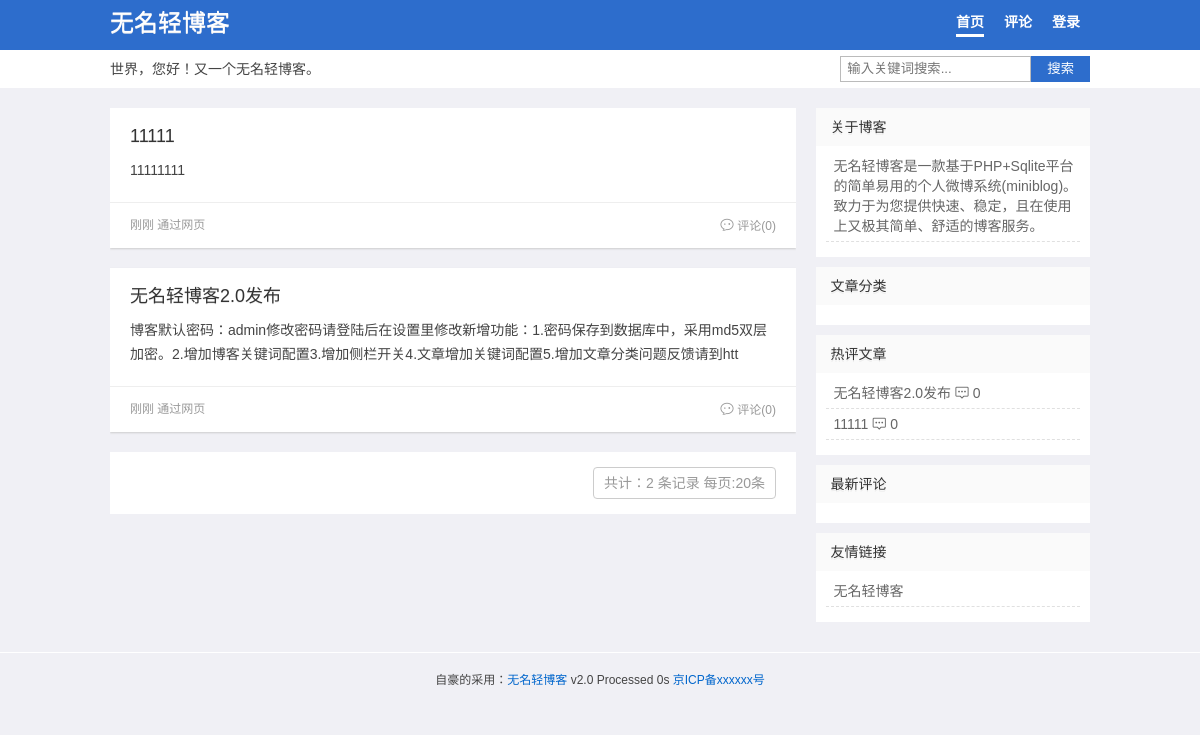
The page / on the database its author committed.
### tables this page shows
CREATE TABLE "Set" (id INT (1), webuser VARCHAR (10), webtitle VARCHAR (20), webkey VARCHAR (100), webpass VARCHAR (32), webdesc VARCHAR (255), webmenu TEXT, webclass VARCHAR (100), plsh INT (1), rewrite INT (1), safecode INT (1), icp VARCHAR (20), widget INT (1) DEFAULT (1));

CREATE TABLE Log (id INTEGER PRIMARY KEY AUTOINCREMENT, title VARCHAR (100), "key" VARCHAR (100), sum VARCHAR (200), content TEXT, pic VARCHAR (200), pics VARCHAR (500), fm VARCHAR (20), atime DATETIME DEFAULT (datetime('now', 'localtime')), ist INT (1) DEFAULT (0), num INTEGER DEFAULT (0), pass VARCHAR (32), hide INT (1) DEFAULT (0), lock INT (1) DEFAULT (0), tid INT (2) DEFAULT (0));

CREATE TABLE Wid (id INTEGER PRIMARY KEY AUTOINCREMENT, title VARCHAR (20), html TEXT, ord INT DEFAULT (1));

### index.php (called while the page is built, shortened)
<?php
$t1 = microtime(true);
require 'app/class/app.php';
$db = new DbHelpClass();
$p = isset($_GET['p']) ? intval($_GET['p']) : 1;
$act = isset($_GET['act']) ? $_GET['act'] : '';
$s = isset($_GET['s']) ? htmlspecialchars($_GET['s']) : '';
$tid = isset($_GET['tid']) ? $_GET['tid'] : '';
$tid = $tid===''?'':intval($tid);
$file = self();
$per_page = 20;
$start = $per_page * ($p - 1);
if($widget=="1") $wid = $db->getdata("select * from `Wid` order by ord");
switch ($act) {
    default:
        if (empty($s)) {
			if($tid===''){
			   $where =  $admin?'':'where hide=0';
			}else{
			   $where =  $admin?'where tid='.$tid:'where hide=0 and tid='.$tid;
			   $_s = 'tid=' . $tid . '&';
			   $tit = $class[$tid];
			}
            $count = $db->total('`Log`',$where);
            $list = $db->getdata("select * from `Log` $where order by ist desc,atime desc limit $start,$per_page", array());
        }
        $tpl = 'index.php';
}
include 'assets/'.$template .'/'. $tpl;

### assets/qblog/index.php (the view, shortened to what this page needs)
<?php include "head.php";?>
  <div id="content" style="position: relative;">
    <div id="main"<?php if($widget=="0") echo ' class="w100"';?>>
    <?php foreach($list as $v){ ?>
      <div id="log-<?php echo $v['id']; ?>" class="post_list">
	  <?php if($v['title']<>""){?><h2><a href="<?php echo vurl($v['id']); ?>"><?php echo $v['title'];?></a></h2><?php } ?>
      <div class="excerpt">
	  <div class="textPost" data-url="<?php echo vurl($v['id']); ?>"><?php echo $v['sum']; ?></div>
	  </div>
	  <div class="meta">
	  <p class="time"><?php echo timeago($v['atime']);?> 通过<?php echo $v['fm']; ?>
	  </p>
      <p class="navPost"><a href="<?php echo vurl($v['id']);?>"><i class="iconfont">&#xe61e;</i> 评论(<?php echo  $v['num']; ?>)</a>
</p></div></div>
<?php } ?>
	<div class="pagination">
		<span class="info"> 共计：<?php echo $count; ?> 条记录 每页:<?php echo $per_page; ?>条</span><?php echo $pagelist; ?>
	</div>
    </div>
	<?php include ("right.php");?>
  </div>
  </div>
<?php include "foot.php";?>
</body>
</html>

### assets/qblog/head.php (shortened to what this page needs)
<?php if(!defined('wmblog'))exit;?><!DOCTYPE HTML>
<html>
<head>
<link href="assets/<?php echo $template;?>/style.css" rel="stylesheet" type="text/css" />
</head>
<body>
<div id="wrap">
<div id="header">
  <div class="box-m">
    <div class="logo">
      <h2 id="title"><a href="./"><?php echo $webtitle;?></a></h2>
    </div>
    <div id="navigation">
      <ul id="nav">
		<?php webmenu();?>
      </ul>
    </div>
      </div>
	  <div class="other box-m">
	   <div class="desc"><?php echo $webdesc;?></div>
	   <form method="get" class="search-form" action="<?php echo $file;?>"> <input class="search-text" name="s" autocomplete="off" placeholder="输入关键词搜索..." required="required" type="text" value="<?php echo $s;?>"> <button class="search-submit" alt="搜索" type="submit">搜索</button></form>
	   </div>
</div>

### app/class/app.php (shortened to what this page needs)
<?php
$template = 'qblog';
$admin = isset($_SESSION[KEY.'admin'])?$_SESSION[KEY.'admin']:0;
$set = getset();
$webtitle= $set['webtitle'];
$webdesc= $set['webdesc'];
$rewrite = $set['rewrite'];
$icp = $set['icp'];
$widget = $set['widget'];
$class = explode(',',$set['webclass']);
$webmenu = vmenu($set['webmenu']);
require_once ROOT_PATH.'assets/'.$template.'/theme.php';
function webmenu(){
  $menu = array('add'=>'发布','set'=>'设置','wid'=>'边栏','logout'=>'退出');
  global $webmenu,$admin,$file,$widget;
  echo $webmenu;
  if($admin === 0 ){
      echo '<li><a href="'.$file.'?act=login">登录</a></li>';
  }else{
    foreach($menu as $k=>$v){
	  if ($widget=="0" && $k=='wid') continue;
	  echo '<li><a href="'.$file.'?act='.$k.'">'.$v.'</a></li>';
	}
  }
}
function _class(){
    global $class;
	if(empty($class[0])) return '';
	$str = '';
	return $str;
}
function getset(){
  $db =new DbHelpClass();
  if(empty($_SESSION[KEY.'set'])){
     $rs = $db->getdata("select * from `Set` where id=1");
     $set = $rs[0];
  }else{
     $set = $_SESSION[KEY.'set'];
  }
  return $set;
}
function vurl($id){
   global $rewrite;
   $url =  $rewrite?'post-'.$id.'.html':self().'?act=pl&id='.$id;
   return $url;
}
function vmenu($menu){
	global $rewrite;
	$menu = str_replace('@class',_class(),$menu);
	return $rewrite?str_replace(array('@index','@comment'),array('index.html','comment.html'),$menu):str_replace(array('@index','@comment'),array(self(),self().'?act=plist'),$menu);
}
function self(){
    $self = $_SERVER['PHP_SELF'];
    $php_self=substr($self,strrpos($self,'/')+1);
    return $php_self;
}
class DbHelpClass
    {
        private $conn;
        function __construct()
        {
            $path=ROOT_PATH."app/db/log.db";
			try{
			   $this->conn = new PDO('sqlite:'.$path);
			 }
			catch(Exception $errinfo){
				die ("PDO Connection faild.(可能空间不支持pdo_sqlite，详细错误信息：)".$errinfo);
			}
        }
        function getdata($sql,$params=array())
        {
            $bind=$this->conn->prepare($sql);
            $arrKeys=array_keys($params);
            $bind->execute();
            $result=$bind->fetchAll(PDO::FETCH_ASSOC);
            return $result;
        }
        function total($tab_name,$tj='')
           {
             $bind = $this->conn->prepare('SELECT count(id) as c FROM '.$tab_name.' '.$tj);
             $bind->execute();
             $result = $bind->fetchAll();
             return $result[0]['c'];
           }
    }

### assets/qblog/right.php
<?php if(!defined('wmblog'))exit;
if ($widget=="1"){
?><div id="sidebar">
     <div class="sidebar">
	  <?php foreach($wid as $v){?>
      <div class="widget">
        <h3><?php echo $v['title'];?></h3>
		<?php if($v['html']	==='topic'){?>
           <ul class="topic"><?php echo topic(10);?> </ul>
	    <?php }elseif ($v['html']	==='comment'){?>
           <ul class="comment"><?php echo comment(10);?></ul>
        <?php }elseif ($v['html']	==='class'){?>
           <ul class="comment"><?php echo _class();?></ul>
		<?php }else{?>
		  <ul><?php echo $v['html'];?></ul>
		<?php } ?>
      </div>
	 <?php } ?>
	 </div>
</div>
<?php } ?>

### assets/qblog/theme.php (shortened to what this page needs)
<?php
function topic($n){
	global $db;
	$str = '';
    $rs =  $db->getdata("select id,title,sum,num from `Log` where hide=0 order by num desc limit 0,$n");
	foreach($rs as $v){
		if(empty($v['title'])){
		  $title = mb_substr(strip_tags($v['sum']),0,14,'utf-8');
		  if(empty($title)) {$title = '#分享';}
		}else{
		   $title = $v['title'];
		}
	  $str .= '<li><a href="'. vurl($v['id']) .'">'.$title.'</a> <i class="iconfont">&#xe654;</i> '.$v['num'].'</li>';
	}
   return $str;
}
 function timeago($ptime) {
        $ptime = strtotime($ptime);
        $etime = time() - $ptime;
        if($etime < 1) return '刚刚';
}
?>

### assets/qblog/foot.php (shortened to what this page needs)
<?php if(!defined('wmblog'))exit; ?><div id="footer">自豪的采用：<a href="http://www.4jax.net">无名轻博客</a> <?php echo VER;?>  Processed <?php $t2 = microtime(true); echo round($t2-$t1,3); ?>s <a href="http://beian.miit.gov.cn/" rel="nofollow" target="_blank"><?php echo $icp;?></a></div>

### assets/qblog/style.css (style rules this page uses)
body,h1,h2,h3,p,blockquote,dl,dt,dd,ul,ol,li,button,input,textarea { margin: 0; padding: 0 }
body { font: 14px/24px Microsoft YaHei,Tahoma,Arial; background: #f0f0f5; display: block; cursor: default; color: #444; -webkit-font-smoothing: antialiased }
.iconfont { font-family: "iconfont";font-size: 14px;font-style: normal; }
h1,h2,h3 { font-weight: 500;text-shadow: 0 1px 0 #EEE }
a { color: #444;text-decoration: none }
ol,ul,li { list-style: none }
input,textarea,button { outline: 0 }
input[type^="email"],input[type^="text"],input[type^="password"],textarea { border: 1px solid #bbb; }
input { vertical-align: middle }
*,::after,::before { box-sizing: border-box; }
.box-m { width: 980px;margin:0 auto;position:relative; }
#header { background:#2d6dcc;width: 100%;margin-bottom: 20px;position: relative;z-index: 100;border-bottom: 38px solid #FFF;height: 88px; }
#content { width: 980px;margin: 0 auto;overflow: hidden;padding-bottom: 20px; }
#main { width: 70%;float: left;overflow: hidden }
#sidebar { width: 28%;float: right;overflow: hidden }
#footer { text-align: center;font-size: 12px;padding: 15px 0;border-top: 1px solid #FFF; }
#header .logo { float: left;margin-top:10px;line-height: 26px;font-size: 14px;position: absolute }
#header .logo a { color: #fff;font-size:24px }
#navigation { position:absolute;right:0;top:10px; }
#nav { display:block; }
#nav li { list-style: none;padding: 0;margin: 0;display: inline }
#nav li { padding: 6px 10px; }
#nav li a { display: inline-block;color: #fff;text-decoration: none;font-size: 14px;font-weight: bold; }
#nav li a:hover, #navigation ul li .on { border-bottom:3px solid #fff; }
.desc,.search-form { display: block;position: absolute;top: 50px;height: 38px;line-height: 38px; }
.desc { left:0; }
.search-form { right:0;padding:6px 0; }
.search-text { float: left;border-right: 0;padding: 0 6px;height: 26px;line-height: 26px;border-radius: 0; }
.search-submit { cursor: pointer;float: left;line-height: 26px;height: 26px;background: #2d6dcc;color: #FFF;padding: 0 16px;text-align: center;border-radius: 0;border: 0; }
.post_list { margin-bottom: 20px;padding: 15px 20px 10px 20px;background-color: #FFF;box-shadow: 0 1px 2px #CCC;overflow: hidden }
.post_list h2 { overflow: hidden;text-overflow: ellipsis }
.post_list h2 a { color: #333;font-size: 18px;overflow: hidden;white-space: nowrap }
.info { color: #999; }
.excerpt { margin-top: 10px;line-height: 24px; }
.textPost { cursor: pointer; }
.meta { font-size: 12px;clear: both;overflow: hidden;white-space: nowrap;text-overflow: ellipsis;color: #999;border-top: 1px solid #EEE;margin: 20px -30px 0 -30px;padding: 10px 30px 0 30px }
.post_list .time,#article .time { font-size:12px;color:#999999;float:left }
.navPost { float:right; }
.navPost a { font-size:12px; }
.meta a { color: #999 }
.pagination { float: right;text-align:right;background-color: #fff;padding: 15px;width:100%; }
.pagination span,.pagination a { text-align: center;display: inline-block;text-decoration: none;border: 1px #CCC solid;padding:3px 10px;margin-left: -1px;box-sizing: border-box; }
.pagination .info { margin-right:5px;border-radius: 4px; }
.sidebar { box-shadow: 0 1px 2px #CCC;overflow: hidden; }
.widget { background-color: #FFF;margin-bottom: 10px;color: #666;overflow: hidden }
.widget a { color: #666 }
.widget h3 { padding: 0 15px;font-size: 14px;line-height: 38px;color: #333;font-size: 14px;text-shadow: 0 2px 0 #EEE;background: #fafafa; }
.widget ul { padding : 10px }
.widget li { line-height: 20px;padding: 0 0 5px 8px;margin-bottom: 5px;border-bottom: 1px dashed #e0e0e0 }
.comment { overflow: hidden; }
#footer a { color: #06C }

### rows shown on the page
set: webtitle "无名轻博客", webmenu "首页 评论", webdesc "世界，您好！又一个无名轻博客。", icp "京ICP备xxxxxx号"
log: title "11111", sum "11111111", atime "刚刚", fm "网页", num "0"
log: title "无名轻博客2.0发布", sum "博客默认密码：admin修改密码请登陆后在设置里修改新增功能：1.密码保存到数据库中，采用md5双层加密。2.增加博客关键词配置3.增加侧栏开关4.文章增加关键词配置5.增加文章分类问题反馈请到htt", atime "刚刚", fm "网页", num "0"
wid: title "关于博客", html "无名轻博客是一款基于PHP+Sqlite平台的简单易用的个人微博系统(miniblog)。致力于为您提供快速、稳定，且在使用上又极其简单、舒适的博客服务。"
wid: title "文章分类"
wid: title "热评文章"
wid: title "最新评论"
wid: title "友情链接", html "无名轻博客"

### other values the page prints
$count "2"
$per_page "20"
VER "v2.0"
